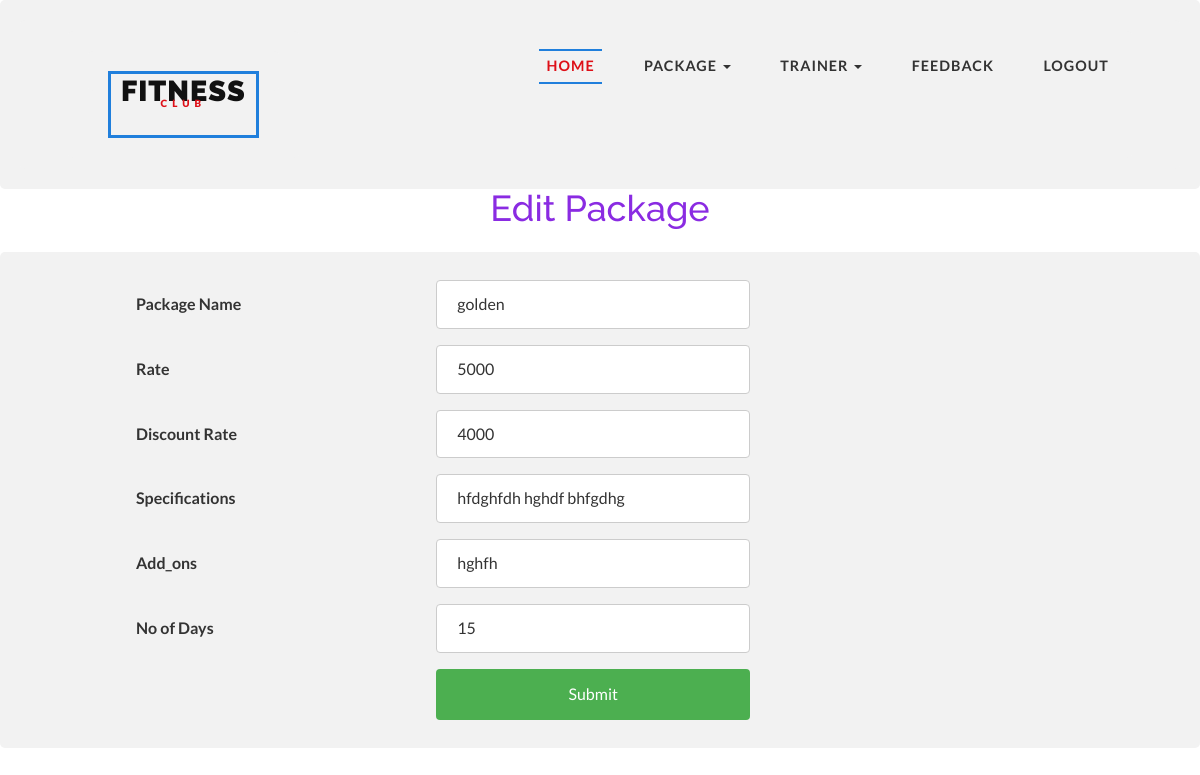
/Fitness_Club/Club/edit_pkg.php?app=1 (signed in), run on the app's committed database.
### tables this page shows
CREATE TABLE IF NOT EXISTS `tbl_package` (
  `p_id` int(11) NOT NULL AUTO_INCREMENT,
  `c_id` int(11) NOT NULL,
  `p_name` varchar(20) NOT NULL,
  `rate` int(11) NOT NULL,
  `d_rate` int(11) NOT NULL,
  `spec` varchar(50) NOT NULL,
  `add_ons` varchar(50) NOT NULL,
  `no_of_days` int(11) NOT NULL,
  PRIMARY KEY (`p_id`)
);

### Fitness_Club/Club/edit_pkg.php (the view, shortened to what this page needs)
<?php
$pid=$_GET['app'];
if(isset($_SESSION['s_id']))
{
  require_once 'club_nav.php';
  require_once'../config/conn.php';
    ?>
<?php
$sql="SELECT * FROM `tbl_package` WHERE `p_id`='$pid'";
         $res=$con->query($sql);
        if($res->num_rows>0)
{
    while($row=$res->fetch_assoc())
    {
?>
<body>
<h1 style="text-align: center;color: blueviolet;">Edit Package</h1><br>
<div>
  <form action="" method="post">
    <table style="width:80%" align="center"><tr><td>
    <label for="fname">Package Name</label></td><td>
    <input type="text" id="p_name" name="p_name" placeholder="" value="<?php echo $row['p_name'];?>"><br></td></tr>
<tr><td>
    <label for="lname">Rate</label></td><td>
    <input type="text" id="lname" name="rate" placeholder="" value="<?php echo $row['rate'];?>"><br></td></tr>
    <tr><td>
    <label for="lname">Discount Rate</label></td><td>
    <input type="text" id="lname" name="d_rate" placeholder="" value="<?php echo $row['d_rate'];?>"><br></td></tr>
    <tr><td>
    <label for="lname">Specifications</label></td><td>
    <input type="text" id="lname" name="spec" placeholder="" value="<?php echo $row['spec'];?>"><br></td></tr>
    <tr><td>
    <label for="lname">Add_ons</label></td><td>
    <input type="text" id="lname" name="add_ons" placeholder="" value="<?php echo $row['add_ons'];?>"><br></td></tr>
    <tr><td>
<label for="lname">No of Days</label></td><td>
    <input type="text" id="lname" name="no_days" placeholder="" value="<?php echo $row['no_of_days'];?>"><br></td></tr>
    <tr><td>&nbsp</td><td>
    <input type="submit" value="Submit" name="pkg"></td></tr>
  </form>
</div>
</body>
</html>
<?php
}
}
?>
</body>
<?php
  }
    else
    {
       header("Refresh:2;url=../index.php");
    }
    ?>

### Fitness_Club/Club/css/style.css (style rules this page uses)
html, body { font-size: 100%; background:#ffffff; margin: 0; font-family: 'Lato', sans-serif; }
h1,h2,h3,h4,h5,h6 { font-family: 'Raleway', sans-serif; margin:0; }
ul,label { margin:0; padding:0; }
input[type="submit"],input[type="reset"],.w3ls_footer_grid_leftl,.w3ls_footer_grid_leftr h4,.w3l_footer_pos p a,.w3ls_footer_grid_leftr a,.w3layouts_header_right ul li a,.w3ls_social li a,.w3_team_grid1_pos,.w3_team_grid1_pos img { transition: .5s ease-in; -webkit-transition: .5s ease-in; -moz-transition: .5s ease-in; -o-transition: .5s ease-in; -ms-transition: .5s ease-in; }

### Fitness_Club/Club/edit_pkg.php (style rules this page uses)
input[type=text], select { width: 50%; padding: 12px 20px; margin: 8px 0; display: inline-block; border: 1px solid #ccc; border-radius: 4px; box-sizing: border-box; }
input[type=submit] { width: 50%; background-color: #4CAF50; color: white; padding: 14px 20px; margin: 8px 0; border: none; border-radius: 4px; cursor: pointer; }
div { border-radius: 5px; background-color: #f2f2f2; padding: 20px; }

### data on the page
tbl_package: p_name "golden", rate "5000", d_rate "4000", spec "hfdghfdh hghdf bhfgdhg", add_ons "hghfh", no_days "15"
